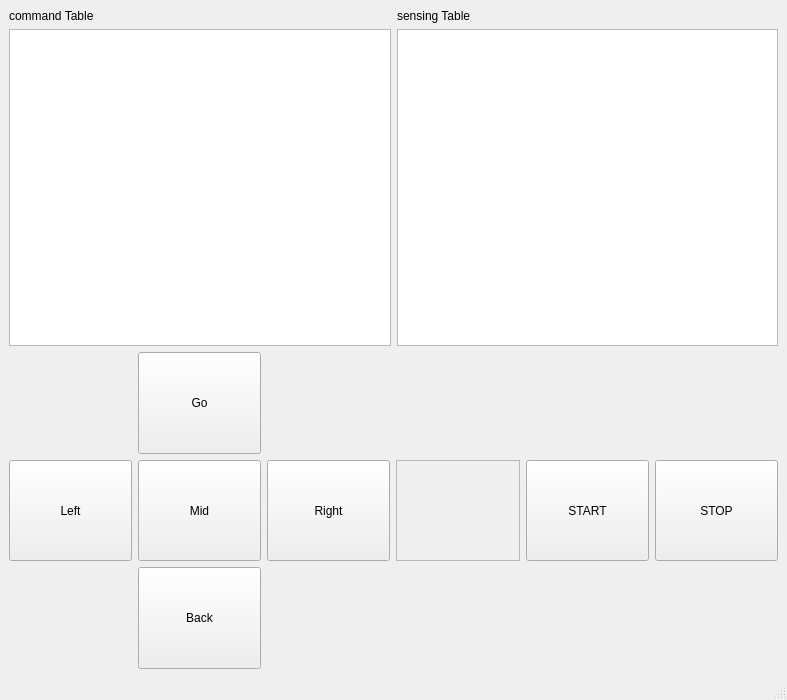
<?xml version="1.0" encoding="UTF-8"?>
<ui version="4.0">
 <class>MainWindow</class>
 <widget class="QMainWindow" name="MainWindow">
  <property name="geometry">
   <rect>
    <x>0</x>
    <y>0</y>
    <width>787</width>
    <height>700</height>
   </rect>
  </property>
  <property name="sizePolicy">
   <sizepolicy hsizetype="Preferred" vsizetype="Preferred">
    <horstretch>0</horstretch>
    <verstretch>0</verstretch>
   </sizepolicy>
  </property>
  <property name="minimumSize">
   <size>
    <width>0</width>
    <height>0</height>
   </size>
  </property>
  <property name="maximumSize">
   <size>
    <width>16777215</width>
    <height>16777215</height>
   </size>
  </property>
  <property name="windowTitle">
   <string>MainWindow</string>
  </property>
  <widget class="QWidget" name="centralwidget">
   <layout class="QGridLayout" name="gridLayout_2">
    <item row="0" column="0">
     <widget class="QLabel" name="commandLabel">
      <property name="sizePolicy">
       <sizepolicy hsizetype="Preferred" vsizetype="Fixed">
        <horstretch>0</horstretch>
        <verstretch>0</verstretch>
       </sizepolicy>
      </property>
      <property name="text">
       <string>command Table</string>
      </property>
     </widget>
    </item>
    <item row="0" column="1">
     <widget class="QLabel" name="sensingLabel">
      <property name="sizePolicy">
       <sizepolicy hsizetype="Preferred" vsizetype="Fixed">
        <horstretch>0</horstretch>
        <verstretch>0</verstretch>
       </sizepolicy>
      </property>
      <property name="text">
       <string>sensing Table</string>
      </property>
     </widget>
    </item>
    <item row="2" column="0" colspan="2">
     <layout class="QGridLayout" name="gridLayout">
      <item row="1" column="2">
       <widget class="QPushButton" name="rightButton">
        <property name="sizePolicy">
         <sizepolicy hsizetype="Minimum" vsizetype="Minimum">
          <horstretch>0</horstretch>
          <verstretch>0</verstretch>
         </sizepolicy>
        </property>
        <property name="text">
         <string>Right</string>
        </property>
       </widget>
      </item>
      <item row="1" column="3">
       <widget class="QFrame" name="frame">
        <property name="sizePolicy">
         <sizepolicy hsizetype="Minimum" vsizetype="Minimum">
          <horstretch>0</horstretch>
          <verstretch>0</verstretch>
         </sizepolicy>
        </property>
        <property name="frameShape">
         <enum>QFrame::StyledPanel</enum>
        </property>
        <property name="frameShadow">
         <enum>QFrame::Raised</enum>
        </property>
       </widget>
      </item>
      <item row="1" column="5">
       <widget class="QPushButton" name="stopButton">
        <property name="sizePolicy">
         <sizepolicy hsizetype="Minimum" vsizetype="Minimum">
          <horstretch>0</horstretch>
          <verstretch>0</verstretch>
         </sizepolicy>
        </property>
        <property name="text">
         <string>STOP</string>
        </property>
       </widget>
      </item>
      <item row="1" column="0">
       <widget class="QPushButton" name="leftButton">
        <property name="sizePolicy">
         <sizepolicy hsizetype="Minimum" vsizetype="Minimum">
          <horstretch>0</horstretch>
          <verstretch>0</verstretch>
         </sizepolicy>
        </property>
        <property name="text">
         <string>Left</string>
        </property>
       </widget>
      </item>
      <item row="1" column="4">
       <widget class="QPushButton" name="startButton">
        <property name="sizePolicy">
         <sizepolicy hsizetype="Minimum" vsizetype="Minimum">
          <horstretch>0</horstretch>
          <verstretch>0</verstretch>
         </sizepolicy>
        </property>
        <property name="text">
         <string>START</string>
        </property>
       </widget>
      </item>
      <item row="1" column="1">
       <widget class="QPushButton" name="midButton">
        <property name="sizePolicy">
         <sizepolicy hsizetype="Minimum" vsizetype="Minimum">
          <horstretch>0</horstretch>
          <verstretch>0</verstretch>
         </sizepolicy>
        </property>
        <property name="text">
         <string>Mid</string>
        </property>
       </widget>
      </item>
      <item row="0" column="1">
       <widget class="QPushButton" name="goButton">
        <property name="sizePolicy">
         <sizepolicy hsizetype="Minimum" vsizetype="Minimum">
          <horstretch>0</horstretch>
          <verstretch>0</verstretch>
         </sizepolicy>
        </property>
        <property name="text">
         <string>Go</string>
        </property>
       </widget>
      </item>
      <item row="2" column="1">
       <widget class="QPushButton" name="backButton">
        <property name="sizePolicy">
         <sizepolicy hsizetype="Minimum" vsizetype="Minimum">
          <horstretch>0</horstretch>
          <verstretch>0</verstretch>
         </sizepolicy>
        </property>
        <property name="text">
         <string>Back</string>
        </property>
       </widget>
      </item>
     </layout>
    </item>
    <item row="1" column="1">
     <widget class="QPlainTextEdit" name="sensingText">
      <property name="sizePolicy">
       <sizepolicy hsizetype="Expanding" vsizetype="Minimum">
        <horstretch>0</horstretch>
        <verstretch>0</verstretch>
       </sizepolicy>
      </property>
     </widget>
    </item>
    <item row="1" column="0">
     <widget class="QPlainTextEdit" name="logText">
      <property name="sizePolicy">
       <sizepolicy hsizetype="Expanding" vsizetype="Minimum">
        <horstretch>0</horstretch>
        <verstretch>0</verstretch>
       </sizepolicy>
      </property>
      <property name="font">
       <font>
        <family>D2Coding</family>
       </font>
      </property>
     </widget>
    </item>
   </layout>
  </widget>
  <widget class="QMenuBar" name="menubar">
   <property name="geometry">
    <rect>
     <x>0</x>
     <y>0</y>
     <width>787</width>
     <height>36</height>
    </rect>
   </property>
  </widget>
  <widget class="QStatusBar" name="statusbar"/>
 </widget>
 <resources/>
 <connections>
  <connection>
   <sender>startButton</sender>
   <signal>clicked()</signal>
   <receiver>MainWindow</receiver>
   <slot>start()</slot>
   <hints>
    <hint type="sourcelabel">
     <x>543</x>
     <y>507</y>
    </hint>
    <hint type="destinationlabel">
     <x>575</x>
     <y>423</y>
    </hint>
   </hints>
  </connection>
  <connection>
   <sender>stopButton</sender>
   <signal>clicked()</signal>
   <receiver>MainWindow</receiver>
   <slot>stop()</slot>
   <hints>
    <hint type="sourcelabel">
     <x>661</x>
     <y>488</y>
    </hint>
    <hint type="destinationlabel">
     <x>689</x>
     <y>421</y>
    </hint>
   </hints>
  </connection>
  <connection>
   <sender>goButton</sender>
   <signal>clicked()</signal>
   <receiver>MainWindow</receiver>
   <slot>go()</slot>
   <hints>
    <hint type="sourcelabel">
     <x>192</x>
     <y>364</y>
    </hint>
    <hint type="destinationlabel">
     <x>299</x>
     <y>374</y>
    </hint>
   </hints>
  </connection>
  <connection>
   <sender>rightButton</sender>
   <signal>clicked()</signal>
   <receiver>MainWindow</receiver>
   <slot>right()</slot>
   <hints>
    <hint type="sourcelabel">
     <x>313</x>
     <y>489</y>
    </hint>
    <hint type="destinationlabel">
     <x>341</x>
     <y>429</y>
    </hint>
   </hints>
  </connection>
  <connection>
   <sender>backButton</sender>
   <signal>clicked()</signal>
   <receiver>MainWindow</receiver>
   <slot>back()</slot>
   <hints>
    <hint type="sourcelabel">
     <x>203</x>
     <y>639</y>
    </hint>
    <hint type="destinationlabel">
     <x>282</x>
     <y>634</y>
    </hint>
   </hints>
  </connection>
  <connection>
   <sender>leftButton</sender>
   <signal>clicked()</signal>
   <receiver>MainWindow</receiver>
   <slot>left()</slot>
   <hints>
    <hint type="sourcelabel">
     <x>48</x>
     <y>496</y>
    </hint>
    <hint type="destinationlabel">
     <x>86</x>
     <y>405</y>
    </hint>
   </hints>
  </connection>
  <connection>
   <sender>midButton</sender>
   <signal>clicked()</signal>
   <receiver>MainWindow</receiver>
   <slot>mid()</slot>
   <hints>
    <hint type="sourcelabel">
     <x>155</x>
     <y>548</y>
    </hint>
    <hint type="destinationlabel">
     <x>73</x>
     <y>584</y>
    </hint>
   </hints>
  </connection>
 </connections>
 <slots>
  <slot>start()</slot>
  <slot>stop()</slot>
  <slot>go()</slot>
  <slot>back()</slot>
  <slot>left()</slot>
  <slot>right()</slot>
  <slot>mid()</slot>
 </slots>
</ui>
